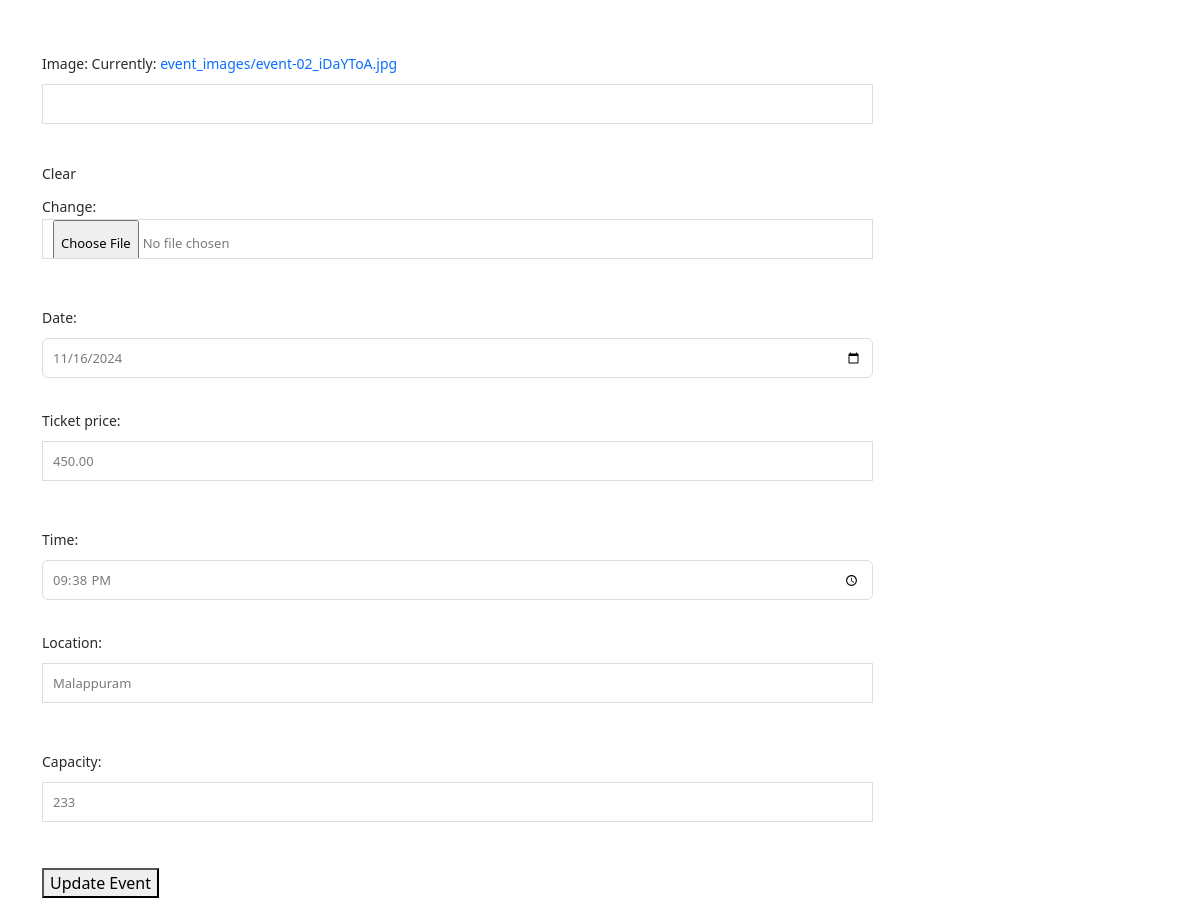
The page /update_event/25/ (signed in, middle part) on the database as committed earlier.
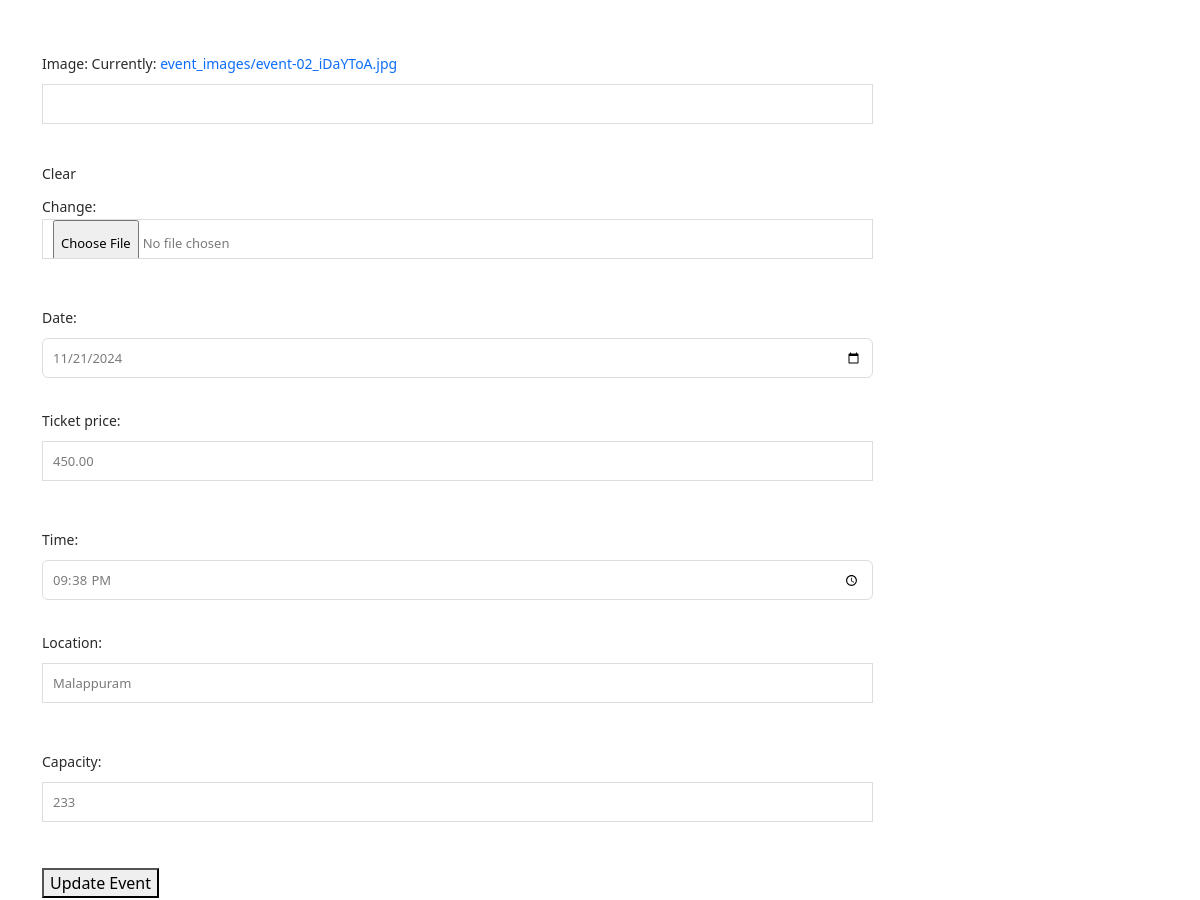
The same page on the database as committed later.
### events/models.py (models this page shows, shortened)
class Event(models.Model):
    user = models.ForeignKey(Profile, on_delete=models.CASCADE,blank=True,null=True)  # Link each event to a user
    title = models.CharField(max_length=200)
    description = models.TextField()
    date = models.DateField()
    time = models.TimeField()
    location = models.CharField(max_length=255)
    ticket_price=models.DecimalField(max_digits=10,decimal_places=2,default=0.00)
    is_active = models.BooleanField(default=True)
    image = models.ImageField(upload_to='event_images/', null=True, blank=True)
    capacity = models.PositiveIntegerField(default=0)

### events/views.py (the view)
# urls.py: path('update_event/<int:pk>/', views.update_event, name='update_event'),
@user_passes_test(is_admin)
def update_event(request,pk):
    event=get_object_or_404(Event,pk=pk)
    if request.method == 'POST':
        print(event)
        form = EventForm(request.POST,request.FILES,instance=event)
        if form.is_valid():
            form.save()
            return redirect('event_list')
    else:
        form = EventForm(instance=event)
    return render(request, 'update_event_layout.html', {'form': form})

### events/forms.py
class EventForm(forms.ModelForm):
    date = forms.DateField(
        widget=forms.DateInput(
            attrs={
                'type': 'date',    # HTML5 date input for calendar picker
                'class': 'form-control',
                'placeholder': 'Select Date'
            }
        )
    )
    time = forms.TimeField(
        widget=forms.TimeInput(
            attrs={
                'type': 'time',    # HTML5 time input for time picker
                'class': 'form-control',
                'placeholder': 'Select Time'
            }))
    class Meta:
        model = Event
        fields = ['title', 'description','image', 'date','ticket_price', 'time', 'location', 'capacity']

### events/views.py (called while the page is built)
def is_admin(user):
    return user.is_staff

### templates/update_event_layout.html (shortened to what this page needs)
{% extends 'blank_layout.html' %}
{% block header%}
{% include 'header.html' %}
{% endblock header%}
{% block update_event %}
{% include 'update_event.html' %}
{% endblock update_event %}

### templates/update_event.html (shortened to what this page needs)
{% load static %}
<div class="rent-venue-application">
    <div class="container">
        <div class="row">
            <div class="col-lg-9">
              <div class="contact-form">
                <form method="post" action="" enctype="multipart/form-data">
                {{ form.as_p }}
                <button type="submit">Update Event</button>
                </form>
              </div>
            </div>
        </div>
    </div>
</div>

Rows that differ between the two databases and show on the page:
changed Event "Malappuram": date "11/16/2024" → "11/21/2024"
